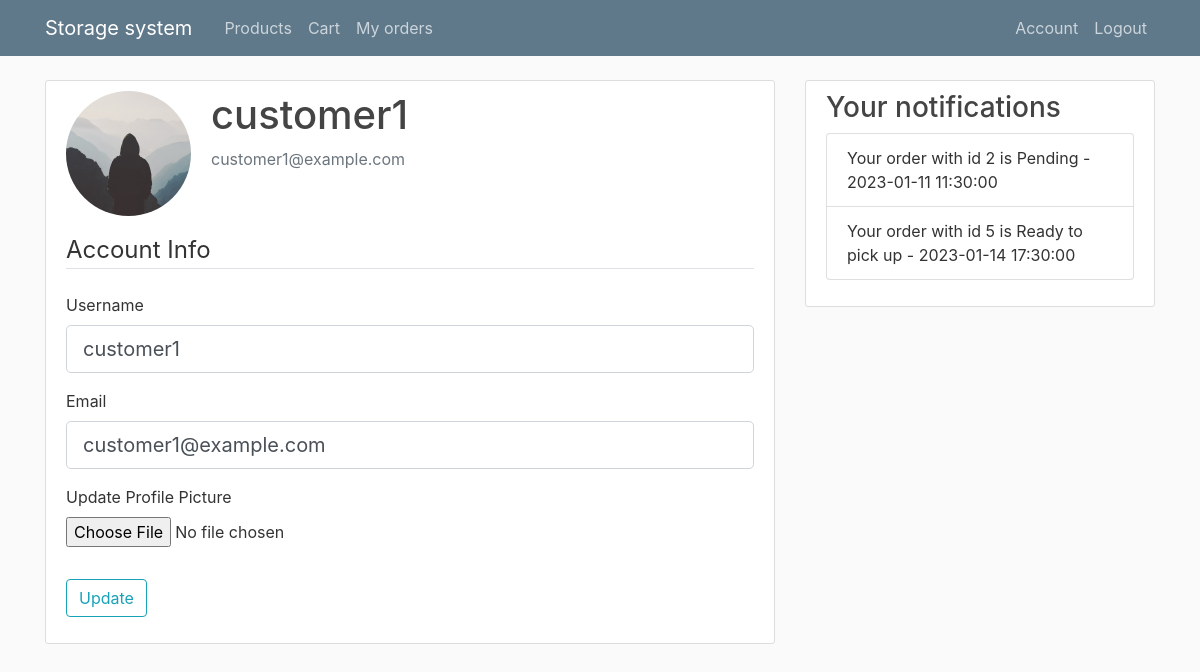
Before: /account (signed in) with the older database file.
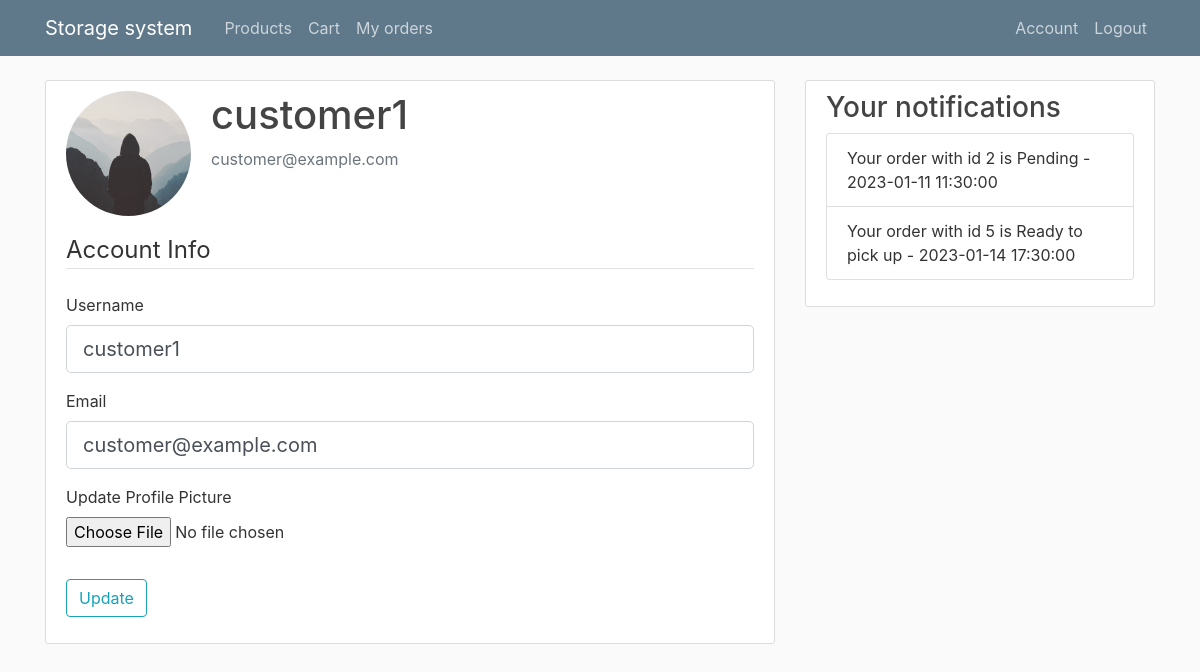
After: the same page with the newer database file.
### flaskblog/models.py (models this page shows, shortened)
class User(db.Model, UserMixin):
    id = db.Column(db.Integer, primary_key=True, nullable=False)
    username = db.Column(db.String(20), unique=True, nullable=False)
    email = db.Column(db.String(120), unique=True, nullable=False)
    name = db.Column(db.String(20), nullable=False)
    company = db.Column(db.String(120), nullable=False)
    image_file = db.Column(db.String(20), nullable=False, default='default.jpg')
    password = db.Column(db.String(60), nullable=False)
    roles = db.relationship('Roles', secondary='UserRoles', backref=db.backref('users', lazy='dynamic'))
    orders = db.relationship('Orders', backref='user', lazy=True)
    notifications = db.relationship('Notification', backref='user', lazy=True)
    def has_roles(self, role):
        if isinstance(role, str):
            return role in (role.name for role in self.roles)
        else:
            return role in self.roles

### flaskblog/users/routes.py (the view)
@users.route("/account", methods=['GET', 'POST'])
@login_required
def account():
    form = UpdateAccountForm()
    if form.validate_on_submit():
        if form.picture.data:
            picture_file = save_picture(form.picture.data)
            current_user.image_file = picture_file
        current_user.username = form.username.data
        current_user.email = form.email.data
        db.session.commit()
        flash('Your account has been updated!', 'success')
        return redirect(url_for('users.account'))
    elif request.method == 'GET':
        form.username.data = current_user.username
        form.email.data = current_user.email
    image_file = url_for('static', filename='profile_pics/' + current_user.image_file)
    return render_template('account.html', title='Account',
                           image_file=image_file, form=form)

### flaskblog/users/forms.py (shortened to what this page needs)
class UpdateAccountForm(FlaskForm):
    username = StringField('Username',
                           validators=[DataRequired(), Length(min=2, max=20)])
    email = StringField('Email',
                        validators=[DataRequired(), Email()])
    picture = FileField('Update Profile Picture', validators=[FileAllowed(['jpg', 'png'])])
    submit = SubmitField('Update')

### flaskblog/models.py (called while the page is built)
@login_manager.user_loader
def load_user(user_id):
    return User.query.get(int(user_id))

### flaskblog/templates/account.html (shortened to what this page needs)
{% extends "layout.html" %}
{% block content %}
    <div class="content-section">
      <div class="media">
        <img class="rounded-circle account-img" src="{{ image_file }}">
        <div class="media-body">
          <h2 class="account-heading">{{ current_user.username }}</h2>
          <p class="text-secondary">{{ current_user.email }}</p>
        </div>
      </div>
        <form method="POST" action="" enctype="multipart/form-data">
            <fieldset class="form-group">
                <legend class="border-bottom mb-4">Account Info</legend>
                <div class="form-group">
                    {{ form.username.label(class="form-control-label") }}
                    {% if form.username.errors %}
                        {{ form.username(class="form-control form-control-lg is-invalid") }}
                        <div class="invalid-feedback">
                            {% for error in form.username.errors %}
                                <span>{{ error }}</span>
                            {% endfor %}
                        </div>
                    {% else %}
                        {{ form.username(class="form-control form-control-lg") }}
                    {% endif %}
                </div>
                <div class="form-group">
                    {{ form.email.label(class="form-control-label") }}
                    {% if form.email.errors %}
                        {{ form.email(class="form-control form-control-lg is-invalid") }}
                        <div class="invalid-feedback">
                            {% for error in form.email.errors %}
                                <span>{{ error }}</span>
                            {% endfor %}
                        </div>
                    {% else %}
                        {{ form.email(class="form-control form-control-lg") }}
                    {% endif %}
                </div>
                <div class="form-group">
                    {{ form.picture.label() }}
                    {{ form.picture(class="form-control-file") }}
                </div>
            </fieldset>
            <div class="form-group">
                {{ form.submit(class="btn btn-outline-info") }}
            </div>
        </form>
    </div>
{% endblock content %}

Changed rows visible on the page:
changed User "customer1": email "customer1@example.com" → "customer@example.com"
